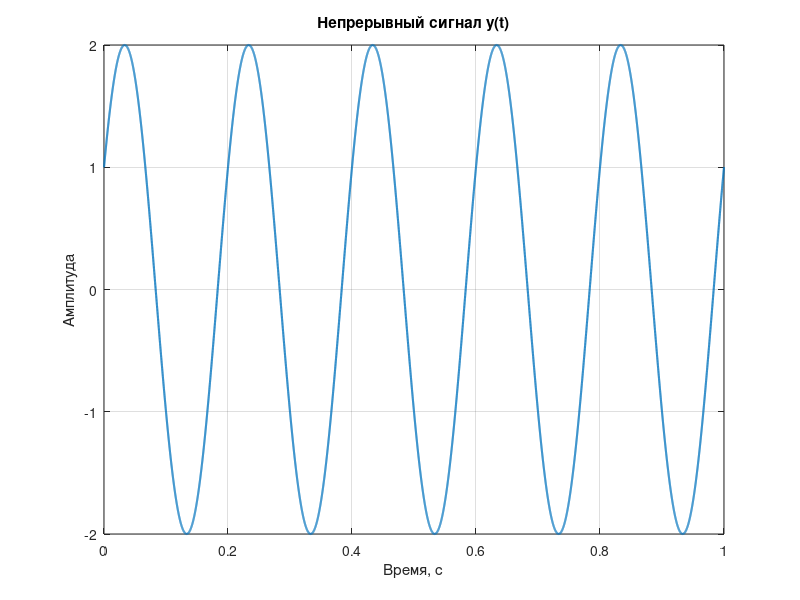

MATLAB code to generate this figure: (Note: this script raises an error after producing the figure.)
clc; clear; close all;

f = 5;
T = 1;
y_func = @(t) 2*sin(2*pi*f*t + pi/6);

tc = linspace(0, T, 10000);
yc = y_func(tc);

figure;
plot(tc, yc, 'LineWidth', 1.5);
grid on; xlabel('Время, с'); ylabel('Амплитуда');
title('Непрерывный сигнал y(t)');

fmax = f; 
fs_min = 2 * fmax;

fprintf('\nМаксимальная частота: %.2f Гц\n', fmax);
fprintf('Минимальная частота дискретизации: %.2f Гц\n', fs_min);

process_signal(y_func, tc, yc, T, fs_min, 'fs_min');
process_signal(y_func, tc, yc, T, 4*fs_min, 'fs_x4');


function process_signal(func, t_cont, y_cont, duration, fs, label)
    N = round(duration * fs);
    td = (0:N-1) / fs;
    samples = func(td);

    fprintf('\n%s = %.0f Гц\n', label, fs);
    fprintf('Число отсчётов N = %d\n', N);

    figure;
    plot(t_cont, y_cont, 'LineWidth', 1.5); hold on;
    stem(td, samples, 'filled', 'MarkerSize', 8);
    grid on; xlabel('Время, с'); ylabel('Амплитуда');
    title(sprintf('Оцифровка при fs = %.0f Гц', fs));
    legend('Оригинал', 'Отсчёты', 'Location', 'best');
    hold off;

    [Amp, fa] = manual_dft(samples, fs);

    bw = fa(find(Amp >= 0.05*max(Amp), 1, 'last'));
    
    fprintf('Ширина спектра: %.2f Гц\n', bw);
    fprintf('Память отсчётов: %d байт\n', N*8);       
    fprintf('Память спектра: %d байт\n', numel(fa)*2*8); 

    figure;
    stem(fa, Amp, 'filled', 'MarkerSize', 8);
    grid on; xlabel('Частота, Гц'); ylabel('Амплитуда');
    title(sprintf('Амплитудный спектр, fs = %.0f Гц', fs));
    xlim([0 max(fa)]);

    yr = interp1(td, samples, t_cont, 'linear', 'extrap');

    figure;
    plot(t_cont, y_cont, 'LineWidth', 1.5); hold on;
    plot(td, samples, '-ro', 'LineWidth', 1.5, 'MarkerFaceColor', 'r', 'MarkerSize', 8);
    grid on; xlabel('Время, с'); ylabel('Амплитуда');
    title(sprintf('Восстановление сигнала, fs = %.0f Гц', fs));
    legend('Оригинал', 'По отсчётам', 'Location', 'best');
    hold off;
end


function [Amp, fa] = manual_dft(x, fs)
    N = length(x);
    k = (0:floor(N/2))';
    n = 0:N-1;
    
    ang = 2*pi*k*n/N;
    
    R = cos(ang)*x(:);
    I = -sin(ang)*x(:);
    
    Amp = sqrt(R.^2 + I.^2) * 2/N;
    Amp(1) = Amp(1)/2;
    if mod(N,2)==0
        Amp(end)=Amp(end)/2;
    end
    
    fa = k*fs/N;
end
